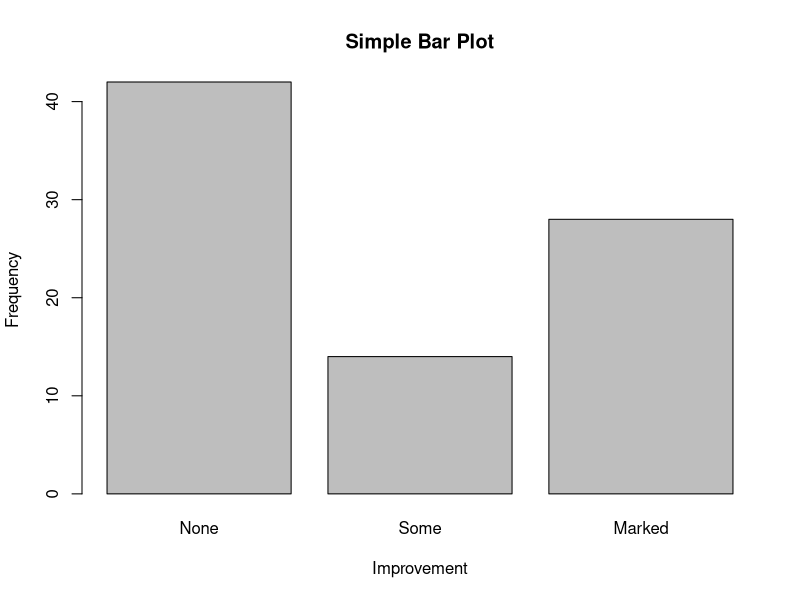
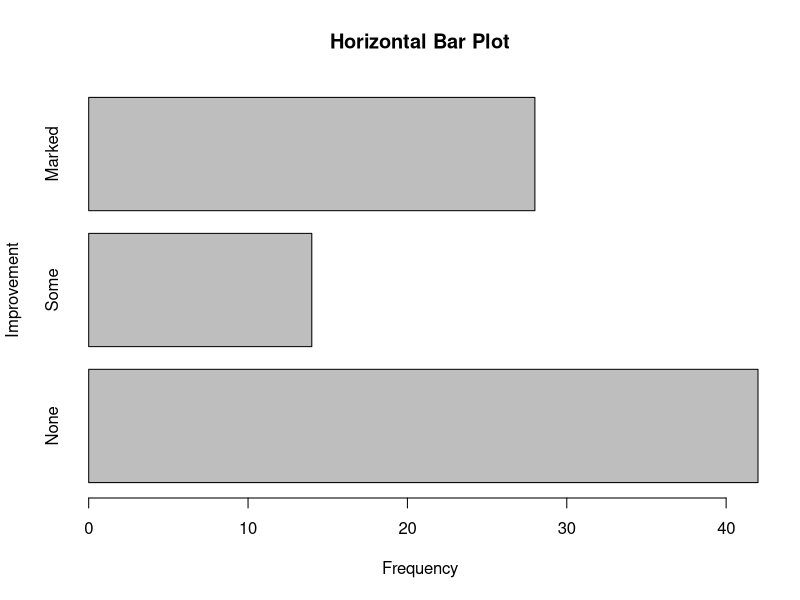
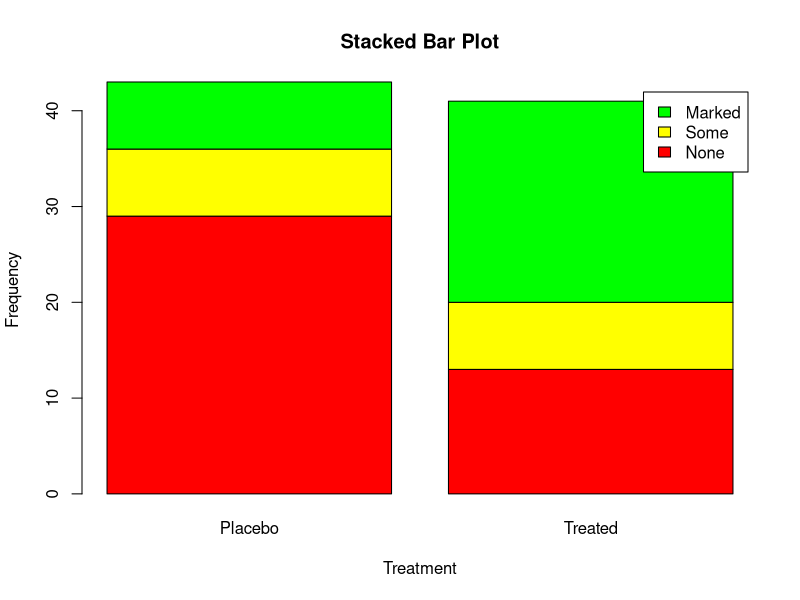
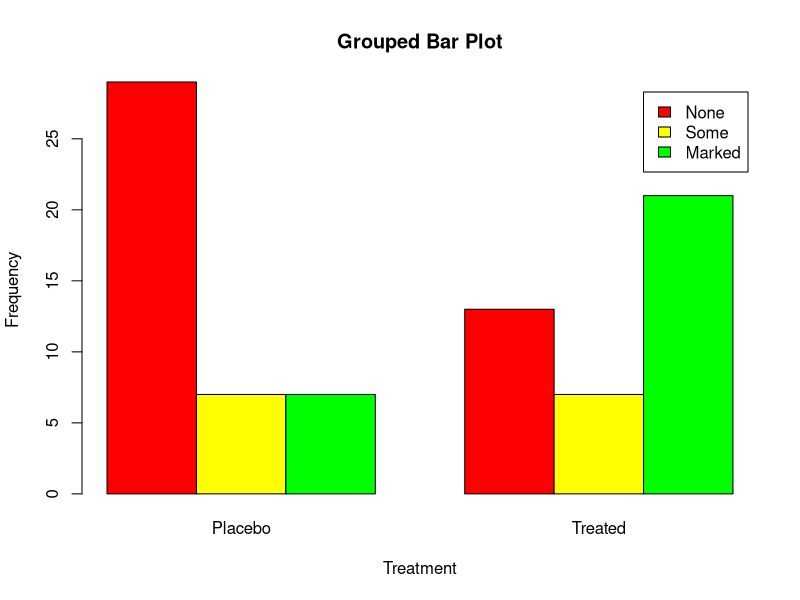

Generate these figures, in order, with R:
## ---- chunk 1
knitr::opts_chunk$set(echo = TRUE,
                      message = F)
## ---- chunk 2
# Load library containing Arthritis dataset
library(vcd)
# Create freq table of values in Improved
counts <- table(Arthritis$Improved)
counts
## ---- chunk 3
# Plot counts
barplot(counts,
        main="Simple Bar Plot",
        xlab="Improvement", ylab="Frequency")
## ---- chunk 4
barplot(counts,
        # Flip it
        horiz=TRUE,
        main="Horizontal Bar Plot",
        xlab="Frequency", ylab="Improvement")
## ---- chunk 5
# Create 2-way freq table for Improved and Treatment
counts <- table(Arthritis$Improved, Arthritis$Treatment)
counts
## ---- chunk 6
# Plot Improvement by Treatment
barplot(counts,
        main="Stacked Bar Plot",
        xlab="Treatment", ylab="Frequency",
        col=c("red","yellow","green"),
        legend=rownames(counts))
## ---- chunk 7
barplot(counts,
        main="Grouped Bar Plot",
        xlab="Treatment", ylab="Frequency",
        col=c("red","yellow","green"),
        legend=rownames(counts), beside=TRUE)
